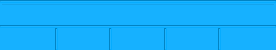
<?xml version="1.0" encoding="UTF-8"?>
<ui version="4.0">
 <class>PinyinDialog</class>
 <widget class="QDialog" name="PinyinDialog">
  <property name="windowModality">
   <enum>Qt::WindowModal</enum>
  </property>
  <property name="geometry">
   <rect>
    <x>0</x>
    <y>0</y>
    <width>276</width>
    <height>50</height>
   </rect>
  </property>
  <property name="sizePolicy">
   <sizepolicy hsizetype="Fixed" vsizetype="Fixed">
    <horstretch>0</horstretch>
    <verstretch>0</verstretch>
   </sizepolicy>
  </property>
  <property name="minimumSize">
   <size>
    <width>240</width>
    <height>50</height>
   </size>
  </property>
  <property name="windowTitle">
   <string>Dialog</string>
  </property>
  <property name="styleSheet">
   <string notr="true">background-color: rgba(0, 170, 255, 180);</string>
  </property>
  <layout class="QVBoxLayout" name="verticalLayout">
   <property name="spacing">
    <number>0</number>
   </property>
   <property name="margin">
    <number>0</number>
   </property>
   <item>
    <widget class="Line" name="line_2">
     <property name="orientation">
      <enum>Qt::Horizontal</enum>
     </property>
    </widget>
   </item>
   <item>
    <widget class="QLineEdit" name="lineEdit">
     <property name="focusPolicy">
      <enum>Qt::NoFocus</enum>
     </property>
     <property name="styleSheet">
      <string notr="true">background-color: rgba(255, 255, 255, 0);</string>
     </property>
    </widget>
   </item>
   <item>
    <widget class="Line" name="line">
     <property name="orientation">
      <enum>Qt::Horizontal</enum>
     </property>
    </widget>
   </item>
   <item>
    <layout class="QHBoxLayout" name="horizontalLayout">
     <property name="leftMargin">
      <number>3</number>
     </property>
     <property name="topMargin">
      <number>0</number>
     </property>
     <property name="rightMargin">
      <number>3</number>
     </property>
     <property name="bottomMargin">
      <number>0</number>
     </property>
     <item>
      <widget class="QClickableLabel" name="label">
       <property name="sizePolicy">
        <sizepolicy hsizetype="Preferred" vsizetype="Preferred">
         <horstretch>0</horstretch>
         <verstretch>0</verstretch>
        </sizepolicy>
       </property>
       <property name="styleSheet">
        <string notr="true">background-color: rgba(255, 255, 255, 0);</string>
       </property>
       <property name="text">
        <string/>
       </property>
      </widget>
     </item>
     <item>
      <widget class="Line" name="line_3">
       <property name="orientation">
        <enum>Qt::Vertical</enum>
       </property>
      </widget>
     </item>
     <item>
      <widget class="QClickableLabel" name="label_2">
       <property name="sizePolicy">
        <sizepolicy hsizetype="Preferred" vsizetype="Preferred">
         <horstretch>0</horstretch>
         <verstretch>0</verstretch>
        </sizepolicy>
       </property>
       <property name="styleSheet">
        <string notr="true">background-color: rgba(255, 255, 255, 0);</string>
       </property>
       <property name="text">
        <string/>
       </property>
      </widget>
     </item>
     <item>
      <widget class="Line" name="line_4">
       <property name="orientation">
        <enum>Qt::Vertical</enum>
       </property>
      </widget>
     </item>
     <item>
      <widget class="QClickableLabel" name="label_3">
       <property name="sizePolicy">
        <sizepolicy hsizetype="Preferred" vsizetype="Preferred">
         <horstretch>0</horstretch>
         <verstretch>0</verstretch>
        </sizepolicy>
       </property>
       <property name="styleSheet">
        <string notr="true">background-color: rgba(255, 255, 255, 0);</string>
       </property>
       <property name="text">
        <string/>
       </property>
      </widget>
     </item>
     <item>
      <widget class="Line" name="line_5">
       <property name="orientation">
        <enum>Qt::Vertical</enum>
       </property>
      </widget>
     </item>
     <item>
      <widget class="QClickableLabel" name="label_4">
       <property name="sizePolicy">
        <sizepolicy hsizetype="Preferred" vsizetype="Preferred">
         <horstretch>0</horstretch>
         <verstretch>0</verstretch>
        </sizepolicy>
       </property>
       <property name="styleSheet">
        <string notr="true">background-color: rgba(255, 255, 255, 0);</string>
       </property>
       <property name="text">
        <string/>
       </property>
      </widget>
     </item>
     <item>
      <widget class="Line" name="line_6">
       <property name="orientation">
        <enum>Qt::Vertical</enum>
       </property>
      </widget>
     </item>
     <item>
      <widget class="QClickableLabel" name="label_5">
       <property name="sizePolicy">
        <sizepolicy hsizetype="Preferred" vsizetype="Preferred">
         <horstretch>0</horstretch>
         <verstretch>0</verstretch>
        </sizepolicy>
       </property>
       <property name="styleSheet">
        <string notr="true">background-color: rgba(255, 255, 255, 0);</string>
       </property>
       <property name="text">
        <string/>
       </property>
      </widget>
     </item>
    </layout>
   </item>
  </layout>
 </widget>
 <customwidgets>
  <customwidget>
   <class>QClickableLabel</class>
   <extends>QLabel</extends>
   <header>qclickablelabel.h</header>
  </customwidget>
 </customwidgets>
 <resources/>
 <connections/>
</ui>
